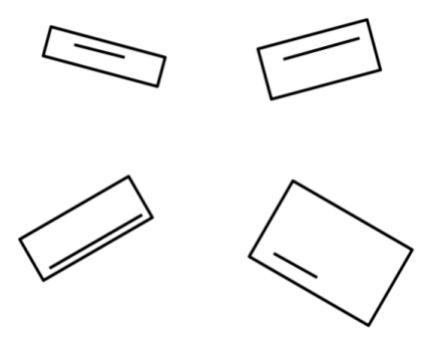
#> input picture rects.png, 422 x 338 px
$ jupyter execute rectangle_alignment.ipynb
#> lines starting #> are read from the running program, lines starting #| are printed output that depends on the picture; after the words box and inside, x2 and y2 are one past the last pixel; in counts of white or black regions, pixels touching at a corner belong together
[cell 1]
import cv2
import numpy as np
import matplotlib.pyplot as plt

image = cv2.imread('../rects.png')
#> image is the input picture: shape (338, 422, 3); min 0, max 255, mean 245.9

plt.imshow(image)
plt.show()

[cell 2]
gray = cv2.cvtColor(image, cv2.COLOR_BGR2GRAY)
edges = cv2.Canny(gray, 50, 150)
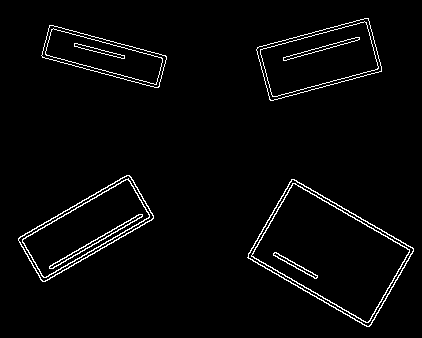
#> edges: shape (338, 422); 2.8% white in thin lines or dots, all inside (x1, y1, x2, y2) = (18, 18, 414, 327)

plt.imshow(cv2.cvtColor(edges, cv2.COLOR_GRAY2RGB))
plt.show()

[cell 3]
contours, hierarchy = cv2.findContours(edges, cv2.RETR_CCOMP, cv2.CHAIN_APPROX_SIMPLE)
#> contours = 24 contours; largest, box (x1, y1, x2, y2) and area: (247, 179, 414, 327) 12853, (248, 179, 414, 327) 12626, (251, 183, 410, 323) 11483, (251, 183, 410, 323) 11269, (18, 175, 154, 282) 6591

contour_image = image.copy()

cv2.drawContours(contour_image, contours, -1, (0, 255, 0), 1)
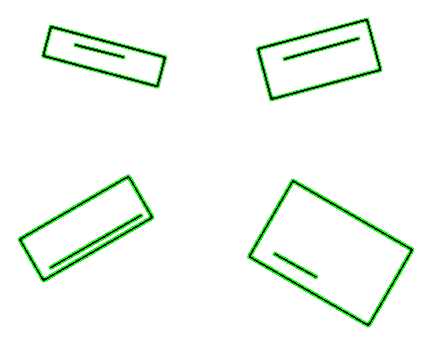
#> contour_image: shape (338, 422, 3); 2.84% of pixels changed, all inside (x1, y1, x2, y2) = (18, 18, 414, 327)

plt.imshow(cv2.cvtColor(contour_image, cv2.COLOR_BGR2RGB))
plt.show()

[cell 4]
def cart2pol(x, y):
    theta = np.arctan2(y, x)
    rho = np.hypot(x, y)
    return theta, rho


def pol2cart(theta, rho):
    x = rho * np.cos(theta)
    y = rho * np.sin(theta)
    return x, y


def rotate_contour(cnt, angle):
    M = cv2.moments(cnt)
    cx = int(M['m10']/M['m00'])
    cy = int(M['m01']/M['m00'])

    cnt_norm = cnt - [cx, cy]

    coordinates = cnt_norm[:, 0, :]
    xs, ys = coordinates[:, 0], coordinates[:, 1]
    thetas, rhos = cart2pol(xs, ys)

    thetas = np.rad2deg(thetas)
    thetas = (thetas + angle) % 360
    thetas = np.deg2rad(thetas)

    xs, ys = pol2cart(thetas, rhos)

    cnt_norm[:, 0, 0] = xs
    cnt_norm[:, 0, 1] = ys

    cnt_rotated = cnt_norm + [cx, cy]
    cnt_rotated = cnt_rotated.astype(np.int32)

    return cnt_rotated

[cell 5]
for contour in contours:
    rect = cv2.minAreaRect(contour)
    box = cv2.boxPoints(rect)

    side_lengths = np.linalg.norm(np.diff(np.vstack((box, box[0]))), axis=1)
    longest_side_index = np.argmax(side_lengths)

    angle = -np.degrees(np.arctan2(box[longest_side_index][1] - box[longest_side_index - 1][1],
                                   box[longest_side_index][0] - box[longest_side_index - 1][0]))

    rotated_contour = rotate_contour(contour, angle)

    cv2.drawContours(contour_image, [contour], 0, (0, 255, 0), 1)

    cv2.drawContours(contour_image, [rotated_contour], 0, (0, 0, 255), 1)
#> this loop made 24 passes
#> (rect, side_lengths, longest_side_index, angle, cx in rotate_contour, cy in rotate_contour) on passes 2, 4, 5, 6, 7, 8, 9: (((295, 265), (3.4, 49.15), -60.95), [37.3, 18.21, 22.83, 41.92, 37.3], 3, -29.05, 294, 264), (((95.48, 241), (106.5, 3.41), -30.02), [218.9, 217.6, 72.09, 73.33, 218.9], 0, -150, 95, 240), (((330.3, 252.7), (85.73, 136.2), -59.97), [43.86, 5.9, 111.2, 161, 43.86], 3, -30.03, 330, 252), (((330.3, 252.7), (84.73, 135.2), -59.97), [44.36, 5.03, 110.7, 160.1, 44.36], 3, -30.03, 330, 252), (((330.2, 252.7), (91.86, 142.2), -59.98), [40.8, 11.2, 114.3, 166.3, 40.8], 3, -30.02, 330, 252), (((330.2, 252.7), (90.86, 141.2), -59.98), [41.3, 10.33, 113.8, 165.4, 41.3], 3, -30.02, 330, 252), (((85.52, 227.9), (124.2, 45.78), -30.07), [235.6, 218.9, 49.22, 65.9, 235.6], 0, -149.9, 85, 227)
#> (rect, box, side_lengths, longest_side_index, angle, cx in rotate_contour, cy in rotate_contour) on passes 1, 3: (((295, 265), (4.37, 50.12), -60.95), [[315.9, 279], [272.1, 254.7], [274.2, 250.9], [318, 275.2]], [36.83, 17.36, 23.3, 42.77, 36.83], 3, -29.05, 294, 264), (((95.48, 241), (107.5, 4.41), -30.02), [[50.02, 269.8], [47.82, 266], [140.9, 212.2], [143.1, 216]], [219.7, 218.1, 71.22, 72.83, 219.7], 0, -150, 95, 240)
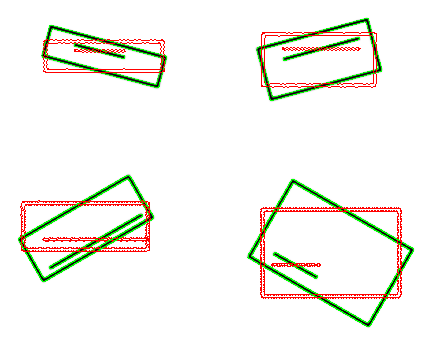
#> contour_image: shape (338, 422, 3); 2.93% of pixels changed, all inside (x1, y1, x2, y2) = (20, 32, 402, 299)

plt.imshow(cv2.cvtColor(contour_image, cv2.COLOR_BGR2RGB))
plt.show()

[cell 6]
non_target_mask = np.all(contour_image != (255, 0, 0), axis=-1)
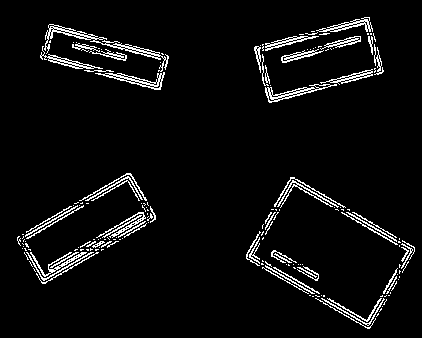
#> non_target_mask: shape (338, 422) bool; 5.1% white in thin lines or dots, all inside (x1, y1, x2, y2) = (17, 17, 415, 329)

contour_image[non_target_mask] = (255, 255, 255)
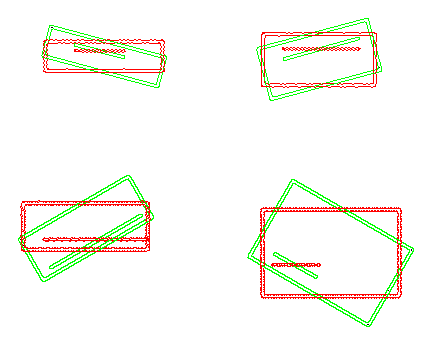
#> contour_image: shape (338, 422, 3); 5.1% of pixels changed, all inside (x1, y1, x2, y2) = (17, 17, 415, 329)

[cell 7]
plt.imshow(cv2.cvtColor(contour_image, cv2.COLOR_BGR2RGB))
plt.show()

[cell 8]
target_mask = np.all(contour_image == (0, 255, 0), axis=-1)
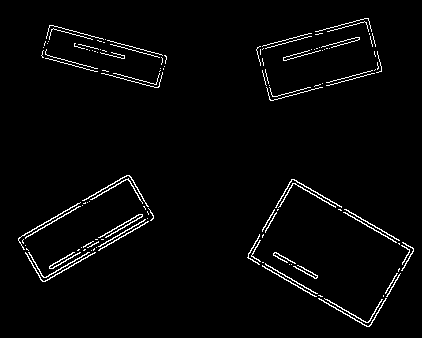
#> target_mask: shape (338, 422) bool; 2.6% white in thin lines or dots, all inside (x1, y1, x2, y2) = (18, 18, 414, 327)

contour_image[target_mask] = (255, 255, 255)
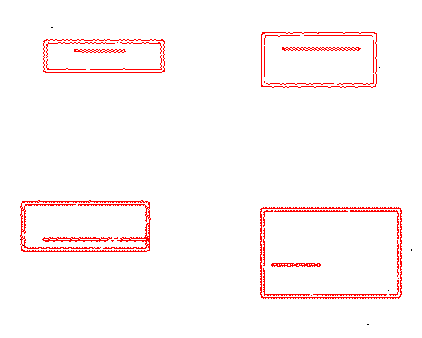
#> contour_image: shape (338, 422, 3); 2.62% of pixels changed, all inside (x1, y1, x2, y2) = (18, 18, 414, 327)

plt.imshow(cv2.cvtColor(contour_image, cv2.COLOR_BGR2RGB))
plt.show()

[cell 9]
target_mask = np.all(contour_image == (0, 0, 255), axis=-1)
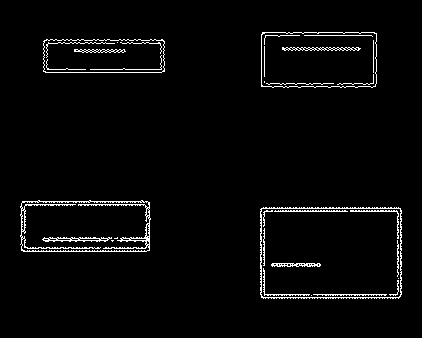
#> target_mask: shape (338, 422) bool; 2.9% white in thin lines or dots, all inside (x1, y1, x2, y2) = (20, 32, 402, 299)

contour_image[target_mask] = (0, 0, 0)
#> contour_image: shape (338, 422, 3); 97.1% white; black in thin lines or dots, all inside (x1, y1, x2, y2) = (20, 27, 412, 325)

plt.imshow(cv2.cvtColor(contour_image, cv2.COLOR_BGR2RGB))
plt.show()

[cell 10]
original_image = contour_image

_, binary_image = cv2.threshold(original_image, 127, 255, cv2.THRESH_BINARY_INV)

kernel_size = 2
kernel = np.ones((kernel_size, kernel_size), np.uint8)

connected_lines_image = cv2.dilate(binary_image, kernel, iterations=1)
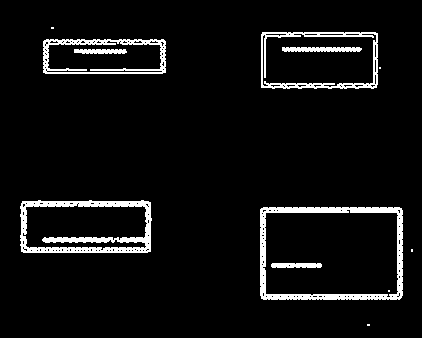
#> connected_lines_image: shape (338, 422, 3); 5.9% white; 12 white regions (5 under 20 px), largest, box (x1, y1, x2, y2) and area: (260, 207, 403, 300) 2503, (20, 200, 152, 253) 2401, (261, 32, 378, 89) 1344

final_result = cv2.bitwise_not(connected_lines_image)

plt.imshow(final_result, cmap='gray')

plt.tight_layout()
plt.show()
